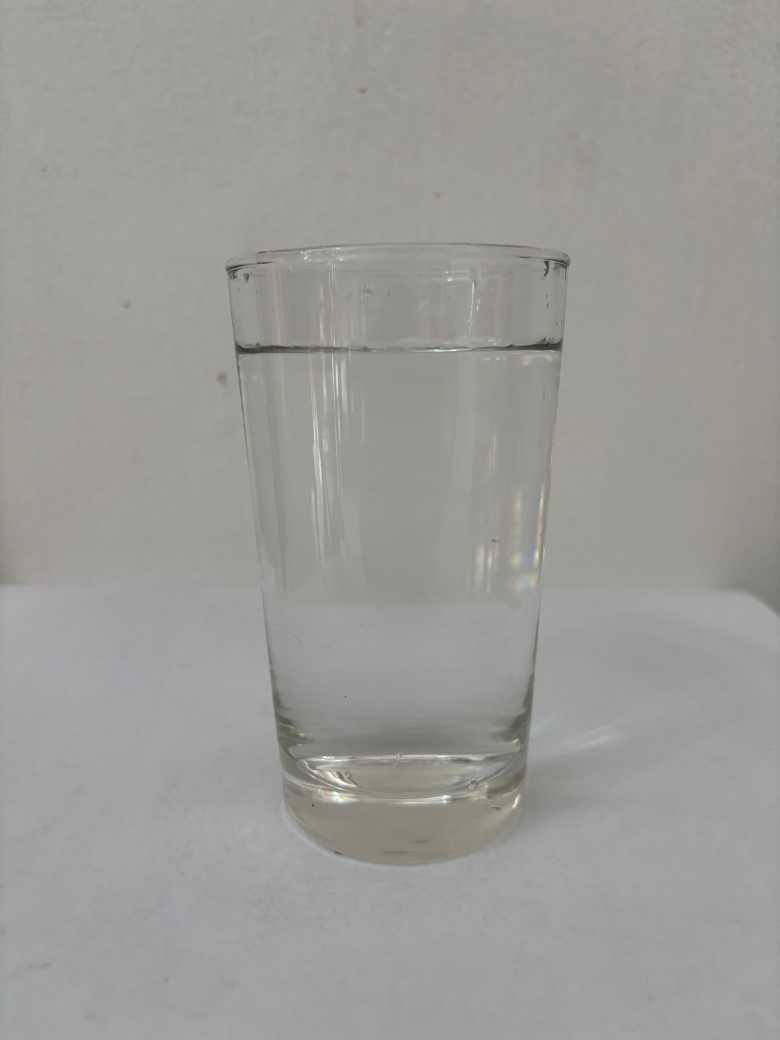
#> input picture turbidity_GUI_project/test_images/0 NTU 1.jpg, 3120 x 4160 px (shown at 1/4 size)
$ python -i turbidity_gui.py   (imports and definitions only)
#> lines starting #> are read from the running program, lines starting #| are printed output that depends on the picture; after the words box and inside, x2 and y2 are one past the last pixel; in counts of white or black regions, pixels touching at a corner belong together
#> further down, picture is the input picture: shape (4160, 3120, 3); mean B, G, R 152.1, 155.4, 155.5
import tkinter as tk
from tkinter import filedialog, messagebox
from reportlab.pdfgen import canvas
from reportlab.lib.colors import green, yellow, red
from datetime import datetime
import cv2
import os
import matplotlib.pyplot as plt
from reportlab.lib.utils import ImageReader
import tempfile
import numpy as np
from scipy import ndimage
from skimage import measure, filters

from analysis_utils import (
    preprocess_image, compute_intensity_metrics,
    compute_turbidity_index, compute_edge_density,
    calculate_turbidity_from_red_channel, save_red_channel_histogram
)

# [12 lines left out: function save_red_channel_histogram_fixed, not called in this run]

def analyze_particle_distribution(image):
    """Analyze particle distribution using connected component analysis"""
    try:
        gray = cv2.cvtColor(image, cv2.COLOR_BGR2GRAY)

        # Apply threshold to identify particles with error handling
        _, binary = cv2.threshold(gray, 0, 255, cv2.THRESH_BINARY + cv2.THRESH_OTSU)
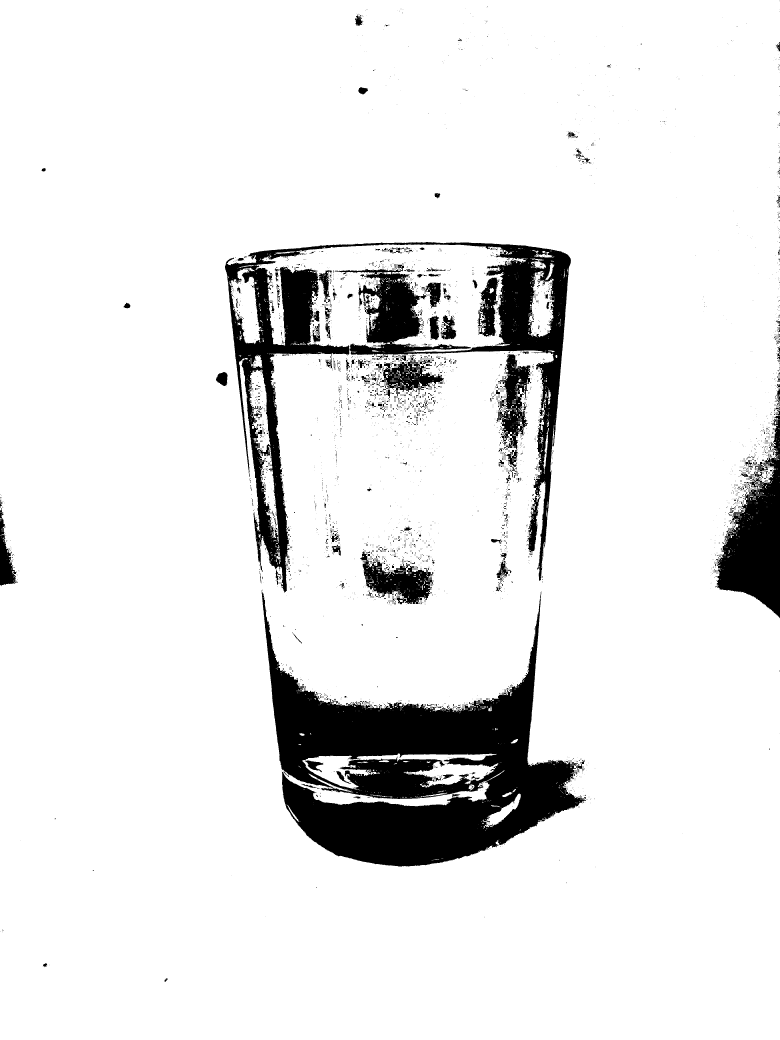
#> binary: shape (4160, 3120) (shown at 1/4 size); 90.8% white; 4679 black regions (4114 under 20 px), largest, box (x1, y1, x2, y2) and area: (1047, 2358, 2344, 3467) 578130, (900, 968, 2284, 2371) 356171, (2860, 1638, 3120, 2473) 99138

        # Find connected components
        num_labels, labels_im = cv2.connectedComponents(binary)
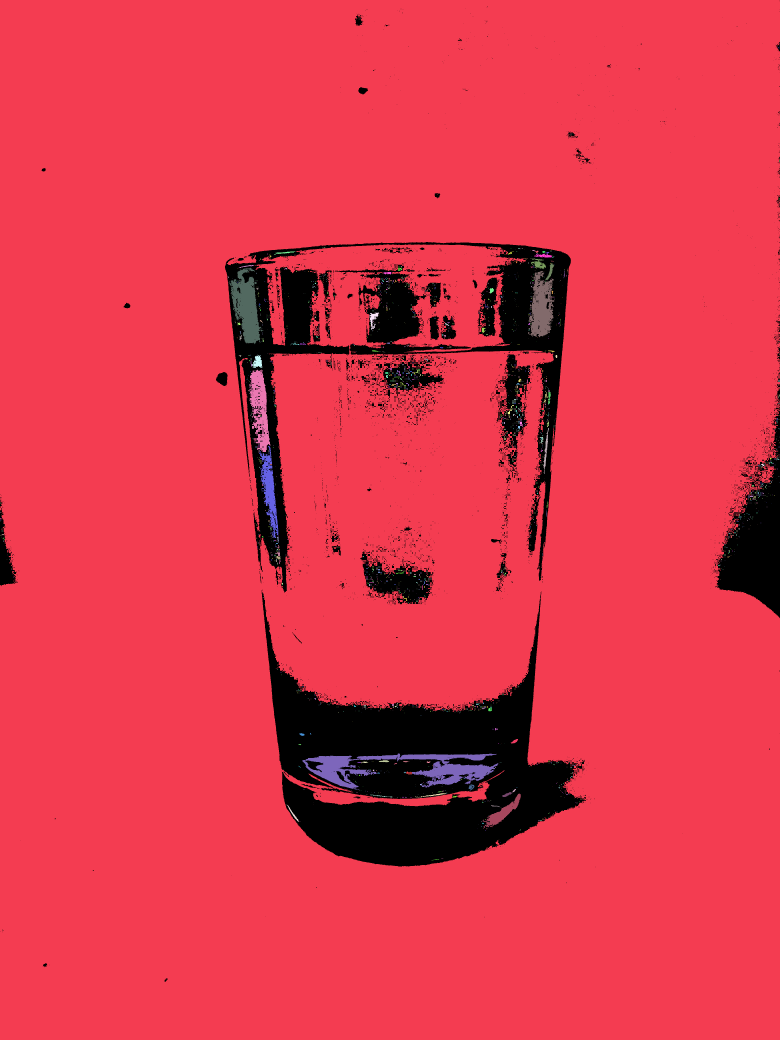
#> labels_im: shape (4160, 3120) int32 (shown at 1/4 size); 2138 distinct labels, from 0 to 2137; one colour per label, 0 black
#> num_labels = 2138

        # Calculate particle statistics
        particle_areas = []
        for label in range(1, min(num_labels, 1000)):  # Limit to prevent memory issues
            area = np.sum(labels_im == label)
            if area > 0:  # Only include valid areas
                particle_areas.append(area)
#> this loop made 999 passes
#> area on passes 1, 25, 27: 11638825, 33, 71
#> after the loop, particle_areas = 999 values, max 11638825 at index 0, min 1 at index 1, mean 11720.4

        if particle_areas and len(particle_areas) > 0:
            avg_particle_size = float(np.mean(particle_areas))
#> avg_particle_size = 11720.4
            particle_density = len(particle_areas) / (image.shape[0] * image.shape[1])
#> particle_density = 7.7e-05
            std_areas = float(np.std(particle_areas))
#> std_areas = 368050.9
            mean_areas = float(np.mean(particle_areas))
#> mean_areas = 11720.4
            particle_uniformity = 1 - (std_areas / (mean_areas + 1e-5))
#> particle_uniformity = -30.4
        else:
            avg_particle_size = 0.0
            particle_density = 0.0
            particle_uniformity = 1.0

        return {
            'particle_count': len(particle_areas),
            'avg_particle_size': round(avg_particle_size, 2),
            'particle_density': round(particle_density * 1000000, 4),  # particles per million pixels
            'particle_uniformity': round(float(particle_uniformity), 4)
        }

    except Exception as e:
        print(f"Particle analysis failed: {e}")
        return {
            'particle_count': 0,
            'avg_particle_size': 0.0,
            'particle_density': 0.0,
            'particle_uniformity': 1.0
        }

# [149 lines left out: functions compute_texture_features, analyze_color_distribution, save_analysis_visualizations, not called in this run]

class TurbidityApp:
    # [344 lines left out: functions __init__, upload_image, generate_pdf, save_visualizations, not called in this run]

# [4 lines not run here, left out]

>>> import cv2
>>> picture = cv2.imread('test_images/0 NTU 1.jpg')
>>> result = analyze_particle_distribution(picture)
#> result = {'particle_count': 999, 'avg_particle_size': 11720.4, 'particle_density': 76.97, 'particle_uniformity': -30.4}
